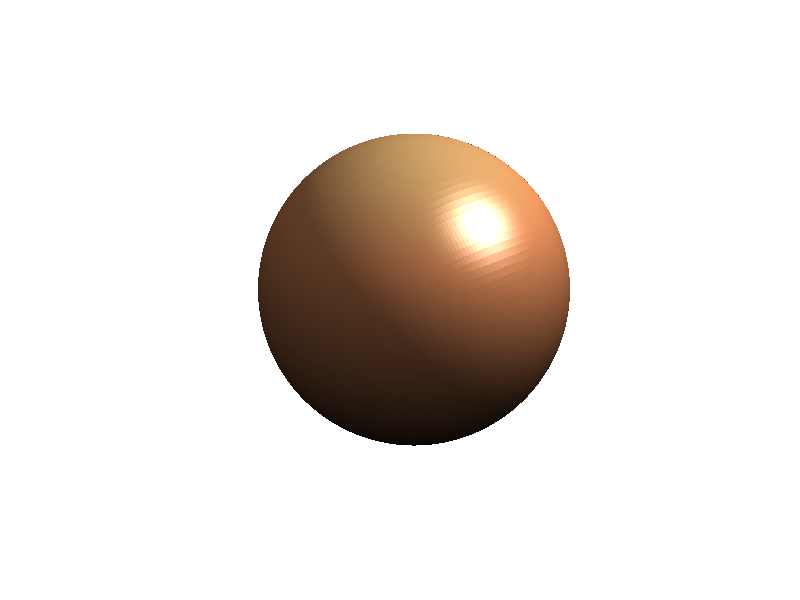

Reproduce this figure in MATLAB.
% Listing 11.09 Constructing a sphere
facets = 120; radius = 1;
thr = linspace(0, 2*pi, facets); % range of theta
phir = linspace(0, pi, facets); % range of phi
[th, phi] = meshgrid( thr, phir );
x = radius * cos(phi);
y = radius * sin(phi) .* cos(th);
z = radius * sin(phi) .* sin(th);
surf(x, y, z);
shading interp
colormap copper
axis equal, axis tight, axis off
lightangle(60, 45)
